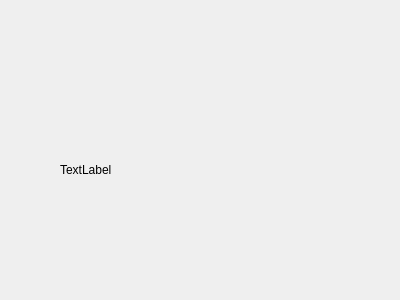
<?xml version="1.0" encoding="UTF-8"?>
<ui version="4.0">
 <class>PagePartage</class>
 <widget class="QWidget" name="PagePartage">
  <property name="geometry">
   <rect>
    <x>0</x>
    <y>0</y>
    <width>400</width>
    <height>300</height>
   </rect>
  </property>
  <property name="windowTitle">
   <string>Form</string>
  </property>
  <widget class="QLabel" name="label">
   <property name="geometry">
    <rect>
     <x>60</x>
     <y>160</y>
     <width>62</width>
     <height>20</height>
    </rect>
   </property>
   <property name="text">
    <string>TextLabel</string>
   </property>
  </widget>
 </widget>
 <resources/>
 <connections/>
</ui>
